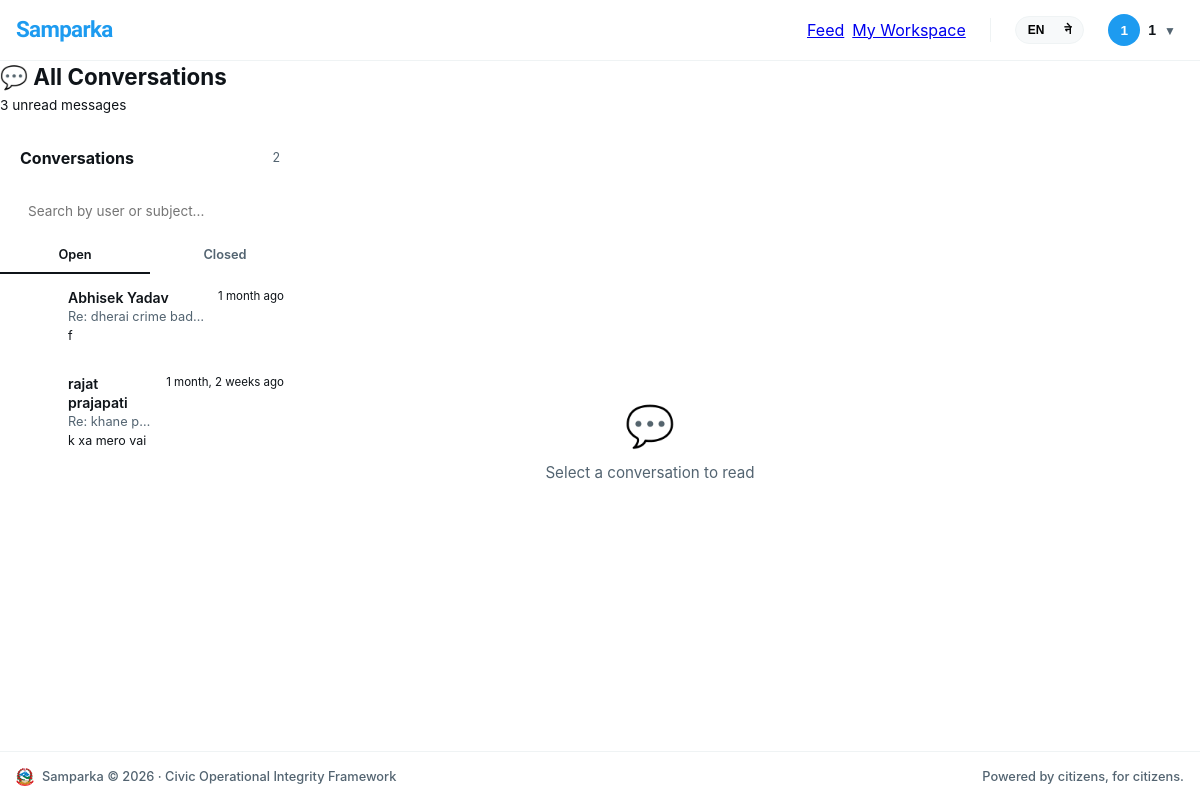
The app's page /messages/ (signed in) with its own data.
### accounts/models.py (models this page shows, shortened)
class User(AbstractUser):
    avatar = models.ImageField(upload_to='avatars/', null=True, blank=True)
    bio = models.TextField(max_length=300, blank=True)
    district = models.CharField(max_length=100, blank=True)
    ward = models.CharField(max_length=100, blank=True)
    phone = models.CharField(max_length=15, blank=True)
    is_verified = models.BooleanField(default=False)
    role = models.CharField(          # ← now inside the class
        max_length=20,
        choices=ROLE_CHOICES,
        default="user"
    )
    @property
    def display_name(self):
        if self.first_name:
            return f"{self.first_name} {self.last_name}".strip()
        return self.username

### messaging/models.py (models this page shows, shortened)
class Conversation(models.Model):
    participant_citizen = models.ForeignKey(
        settings.AUTH_USER_MODEL,
        on_delete=models.CASCADE,
        related_name='citizen_conversations'
    )
    participant_staff = models.ForeignKey(
        settings.AUTH_USER_MODEL,
        on_delete=models.CASCADE,
        related_name='staff_conversations'
    )
    complaint = models.ForeignKey(
        'complaints.Complaint',
        on_delete=models.SET_NULL,
        null=True, blank=True,
        related_name='conversations'
    )
    subject = models.CharField(max_length=200, blank=True)
    is_closed = models.BooleanField(default=False)
    created_at = models.DateTimeField(auto_now_add=True)
    updated_at = models.DateTimeField(auto_now=True)
    class Meta:
        ordering = ['-updated_at']
    def unread_count_for(self, user):
        return self.messages.filter(is_read=False).exclude(sender=user).count()
    def last_message(self):
        return self.messages.order_by('-created_at').first()

class Message(models.Model):
    conversation = models.ForeignKey(
        Conversation,
        on_delete=models.CASCADE,
        related_name='messages'
    )
    sender = models.ForeignKey(
        settings.AUTH_USER_MODEL,
        on_delete=models.CASCADE,
        related_name='sent_messages'
    )
    body = models.TextField(max_length=2000)
    is_read = models.BooleanField(default=False)
    created_at = models.DateTimeField(auto_now_add=True)
    class Meta:
        ordering = ['created_at']

### messaging/views.py (the view)
# urls.py: path('', views.inbox, name='inbox'),
@login_required
def inbox(request):
    user = request.user
    if user.is_staff:
        conversations = Conversation.objects.select_related(
            'participant_citizen', 'participant_staff', 'complaint'
        ).prefetch_related('messages').order_by('-updated_at')
        filter_closed = request.GET.get('closed', '')
        if filter_closed == '1':
            conversations = conversations.filter(is_closed=True)
        elif filter_closed == '0' or not filter_closed:
            conversations = conversations.filter(is_closed=False)
        search = request.GET.get('q', '').strip()
        if search:
            conversations = conversations.filter(
                Q(participant_citizen__username__icontains=search) |
                Q(subject__icontains=search) |
                Q(complaint__title__icontains=search)
            )
    else:
        conversations = Conversation.objects.filter(
            participant_citizen=user
        ).select_related('participant_staff', 'complaint').prefetch_related('messages').order_by('-updated_at')
    conv_list = []
    for conv in conversations:
        conv.unread = conv.unread_count_for(user)
        conv.last_msg = conv.last_message()
        conv_list.append(conv)
    total_unread = sum(c.unread for c in conv_list)
    return render(request, 'messaging/inbox.html', {
        'conversations': conv_list,
        'total_unread': total_unread,
        'is_staff': user.is_staff,
        'filter_closed': request.GET.get('closed', '0'),
        'search': request.GET.get('q', ''),
    })

### accounts/context_processors.py (called while the page is built)
def notifications(request):
    if request.user.is_authenticated:
        return {
            'unread_count': request.user.notifications.filter(is_read=False).count()
        }
    return {'unread_count': 0}

### messaging/templates/messaging/inbox.html (shortened to what this page needs)
{% extends 'base.html' %}
{% load humanize %}
{% block content %}
<div class="container" style="max-width: 1000px;">
  <div style="display: flex; align-items: center; justify-content: space-between; margin-bottom: 1rem;">
    <div>
      <h1 style="font-family: var(--font); font-size: 1.4rem; font-weight: 700;">
        💬 {% if is_staff %}All Conversations{% else %}My Messages{% endif %}
      </h1>
      {% if total_unread > 0 %}
      <p style="font-size: 0.85rem; color: var(--brand); margin-top: 0.2rem;">{{ total_unread }} unread message{{ total_unread|pluralize }}</p>
      {% endif %}
    </div>
  </div>
  <div class="inbox-layout">
    <div class="inbox-sidebar">
      <div class="inbox-sidebar-header">
        <span class="inbox-sidebar-title">Conversations</span>
        <span style="font-size: 0.78rem; color: var(--text-muted);">{{ conversations|length }}</span>
      </div>
      {% if is_staff %}
      <div class="inbox-search">
        <form method="get">
          <input type="text" name="q" value="{{ search }}" placeholder="Search by user or subject..." />
        </form>
      </div>
      <div class="inbox-tabs">
        <a href="?closed=0{% if search %}&q={{ search }}{% endif %}" class="inbox-tab {% if filter_closed != '1' %}active{% endif %}">Open</a>
        <a href="?closed=1{% if search %}&q={{ search }}{% endif %}" class="inbox-tab {% if filter_closed == '1' %}active{% endif %}">Closed</a>
      </div>
      {% endif %}
      <div class="conv-list">
        {% for conv in conversations %}
        <a href="{% url 'messaging:conversation' pk=conv.pk %}" class="conv-item {% if conv.unread > 0 %}unread{% endif %}">
          <div class="conv-avatar" style="{% if conv.is_closed %}background: var(--text-muted);{% endif %}">
          </div>
          <div class="conv-item-body">
            <div class="conv-item-name">
              {% if is_staff %}{{ conv.participant_citizen.display_name }}
              {% else %}{{ conv.participant_staff.display_name }}{% endif %}
              {% if conv.unread > 0 %}<span class="unread-badge">{{ conv.unread }}</span>{% endif %}
            </div>
            <div class="conv-item-subject">{{ conv.subject|default:"No subject" }}</div>
            {% if conv.last_msg %}
            <div class="conv-item-preview">
              {% if conv.last_msg.sender == request.user %}You: {% endif %}{{ conv.last_msg.body }}
            </div>
            {% endif %}
          </div>
          <div class="conv-item-time">{{ conv.updated_at|naturaltime }}</div>
        </a>
        {% endfor %}
      </div>
    </div>
    <div class="inbox-main">
      <div class="inbox-main-icon">💬</div>
      <p style="font-size: 0.95rem;">Select a conversation to read</p>
    </div>
  </div>
</div>
{% endblock %}

### templates/base.html (shortened to what this page needs)
<!DOCTYPE html>
<html lang="{{ LANGUAGE_CODE }}">
<head>
  {% load static %}
  {% load i18n %}
  <link rel="stylesheet" href="https://unpkg.com/leaflet@1.9.4/dist/leaflet.css" />
  <link rel="stylesheet" href="{% static 'css/main.css' %}?v=105" />
  <link rel="stylesheet" href="{% static 'css/footer.css' %}?v=105" />
</head>
<body>
{% get_current_language as CURRENT_LANGUAGE %}
<div class="x-app-wrapper" style="display: flex; flex-direction: column; min-height: 100vh;">
  <header class="x-global-header">
    <div class="x-header-inner">
      <a href="{% url 'complaints:feed' %}" class="x-header-brand" style="text-decoration: none;">
        <span class="x-brand-text" style="font-family: 'Sora', sans-serif; font-weight: 800; font-size: 1.4rem; letter-spacing: -0.03em; color: var(--accent-blue, #1d9bf0);">
          {% if CURRENT_LANGUAGE == 'ne' %}सम्पर्क{% else %}Samparka{% endif %}
        </span>
      </a>
      <div class="x-header-links">
        <nav style="display: flex; align-items: center; gap: 8px;">
          <a href="{% url 'complaints:feed' %}" class="x-nav-item {% if request.resolver_match.app_name == 'complaints' and request.resolver_match.url_name == 'feed' %}active{% endif %}">{% trans "Feed" %}</a>
          {% if user.is_authenticated %}
            <a href="{% url 'complaints:my_complaints' %}" class="x-nav-item {% if request.resolver_match.url_name == 'my_complaints' %}active{% endif %}">{% trans "My Workspace" %}</a>
          {% endif %}
        </nav>
        <div class="x-header-actions-group">
          <form action="{% url 'set_language' %}" method="post" class="lang-switch" id="lang-form-master" style="margin: 0;">
            <div class="x-lang-toggle" style="display: flex; background: var(--bg-subtle, #f7f9fa); padding: 2px; border-radius: 999px; border: 1px solid var(--border-color, #eff3f4);">
              <button type="button" class="btn-lang {% if CURRENT_LANGUAGE == 'en' %}active{% endif %}" style="border: none; background: transparent; padding: 4px 10px; font-size: 0.75rem; font-weight: 700; border-radius: 999px; cursor: pointer;" onclick="switchLanguage(this, 'en')">EN</button>
              <button type="button" class="btn-lang {% if CURRENT_LANGUAGE == 'ne' %}active{% endif %}" style="border: none; background: transparent; padding: 4px 10px; font-size: 0.75rem; font-weight: 700; border-radius: 999px; cursor: pointer;" onclick="switchLanguage(this, 'ne')">ने</button>
            </div>
          </form>
          {% if user.is_authenticated %}
            <div class="nav-user-menu">
              <button class="nav-user-btn" onclick="toggleUserMenu(this, event)" style="background: none; border: none; display: flex; align-items: center; gap: 8px; cursor: pointer; padding: 4px 8px; border-radius: 999px; transition: background 0.2s;" onmouseover="this.style.background='var(--bg-subtle)'" onmouseout="this.style.background='none'">
                {% if user.avatar %}
                  <img src="{{ user.avatar.url }}" alt="{{ user.username }}" style="width: 32px; height: 32px; border-radius: 50%; object-fit: cover; border: 1px solid var(--border-color);" />
                {% else %}
                  <span style="width: 32px; height: 32px; border-radius: 50%; background: var(--accent-blue, #1d9bf0); display: inline-flex; align-items: center; justify-content: center; font-weight: 800; color: #ffffff; font-size: 0.85rem;">{{ user.username|first|upper }}</span>
                {% endif %}
                <span class="nav-username" style="font-weight: 700; font-size: 0.88rem; color: var(--text-main, #0f1419); max-width: 110px; overflow: hidden; text-overflow: ellipsis; white-space: nowrap;">{{ user.display_name }}</span>
                <span style="font-size: 0.75rem; color: var(--text-muted); padding-top: 2px;">▼</span>
              </button>
            </div>
          {% endif %}
        </div>
      </div>
    </div>
  </header>
  <main class="main-content" style="flex: 1 0 auto; display: flex; flex-direction: column;">
    {% block content %}{% endblock %}
  </main>
  <footer class="footer" style="background-color: #ffffff; border-top: 1px solid var(--border-color, #eff3f4); padding: 16px 0; flex-shrink: 0;">
    <div class="container footer-inner" style="max-width: 1250px; margin: 0 auto; padding: 0 16px; display: flex; align-items: center; justify-content: space-between; font-size: 0.8rem; color: var(--text-muted, #536471);">
      <div style="display: flex; align-items: center; gap: 8px;">
        <img src="/media/complaints/images/nepal-emblem.png" alt="{% trans 'Nepal Emblem' %}" width="18" height="18" style="object-fit: contain;">
        <span style="font-weight: 500;">Samparka &copy; 2026 &middot; {% trans "Civic Operational Integrity Framework" %}</span>
      </div>
      <div style="font-weight: 500;">{% trans "Powered by citizens, for citizens." %}</div>
    </div>
  </footer>
</div>
</body>
</html>

### static/css/main.css (style rules this page uses)
:root { --bg-global: #ffffff; --bg-subtle: #f7f9fa; --border-color: #eff3f4; --text-main: #0f1419; --text-muted: #536471; --accent-blue: #1d9bf0; --accent-blue-hover: #1a8cd8; --accent-blue-light: #e8f5fe; --accent-red: #f4212e; --font-stack: -apple-system, BlinkMacSystemFont, "Segoe UI", Roboto, Helvetica, Arial, sans-serif; }
* { margin: 0; padding: 0; box-sizing: border-box; }
body { font-family: var(--font-stack); background-color: var(--bg-global); color: var(--text-main); line-height: 1.4; overflow-y: scroll; }
.main-content, main, .wrapper { max-width: 100%; width: 100%; padding: 0; margin: 0; }
.main-content { position: relative !important; z-index: 1 !important; display: block !important; pointer-events: auto !important; }

### static/css/footer.css (style rules this page uses)
.footer { border-top: 1px solid var(--border-color); background: var(--bg-subtle); padding: 1.25rem 1rem; margin-top: auto; width: 100%; box-sizing: border-box; }
.footer-inner { display: flex; align-items: center; gap: 0.75rem; font-size: 0.85rem; color: var(--text-muted); max-width: 1232px; margin: 0 auto; }

### templates/base.html (style rules this page uses)
.x-global-header { position: sticky !important; top: 0 !important; z-index: 1000 !important; background-color: rgba(255, 255, 255, 0.95); backdrop-filter: blur(8px); border-bottom: 1px solid var(--border-color, #eff3f4); }
.x-header-inner { display: flex; align-items: center; justify-content: space-between; max-width: 1250px; margin: 0 auto; padding: 0 16px; height: 60px; }
.x-header-links { display: flex; align-items: center; gap: 24px; }
.x-header-actions-group { display: flex; align-items: center; gap: 16px; }
.nav-user-menu { position: relative; display: inline-block; }

### messaging/templates/messaging/inbox.html (style rules this page uses)
.inbox-layout { display: grid; grid-template-columns: 300px 1fr; gap: 0; min-height: 620px; background: var(--surface); border: 1px solid var(--border); border-radius: var(--radius-lg); overflow: hidden; }
.inbox-sidebar { border-right: 1px solid var(--border); display: flex; flex-direction: column; }
.inbox-sidebar-header { padding: 1rem 1.25rem; border-bottom: 1px solid var(--border); display: flex; align-items: center; justify-content: space-between; }
.inbox-sidebar-title { font-family: var(--font); font-weight: 700; font-size: 1rem; }
.inbox-search { padding: 0.75rem 1rem; border-bottom: 1px solid var(--border); }
.inbox-search input { width: 100%; padding: 0.4rem 0.75rem; border: 1px solid var(--border-strong); border-radius: var(--radius); font-size: 0.85rem; background: var(--bg); color: var(--text); font-family: var(--font-body); }
.inbox-tabs { display: flex; border-bottom: 1px solid var(--border); }
.inbox-tab { flex: 1; padding: 0.5rem; text-align: center; font-size: 0.8rem; font-weight: 600; color: var(--text-muted); cursor: pointer; border-bottom: 2px solid transparent; text-decoration: none; transition: all 0.15s; }
.inbox-tab.active { color: var(--brand); border-bottom-color: var(--brand); }
.conv-list { flex: 1; overflow-y: auto; }
.conv-item { display: flex; gap: 0.75rem; padding: 0.9rem 1rem; border-bottom: 1px solid var(--border); cursor: pointer; transition: background 0.1s; text-decoration: none; color: inherit; position: relative; }
.conv-item.unread { background: var(--surface-2); }
.conv-avatar { width: 40px; height: 40px; border-radius: 50%; background: var(--brand); color: white; display: flex; align-items: center; justify-content: center; font-weight: 700; font-size: 0.9rem; flex-shrink: 0; }
.conv-item-body { flex: 1; min-width: 0; }
.conv-item-name { font-weight: 600; font-size: 0.88rem; color: var(--text); display: flex; align-items: center; gap: 0.4rem; }
.conv-item-subject { font-size: 0.8rem; color: var(--text-muted); white-space: nowrap; overflow: hidden; text-overflow: ellipsis; }
.conv-item-preview { font-size: 0.78rem; color: var(--text-light); white-space: nowrap; overflow: hidden; text-overflow: ellipsis; margin-top: 0.1rem; }
.conv-item-time { font-size: 0.72rem; color: var(--text-light); white-space: nowrap; }
.unread-badge { background: var(--brand); color: white; border-radius: 999px; font-size: 0.68rem; font-weight: 700; padding: 0.1rem 0.45rem; min-width: 18px; text-align: center; }
.inbox-main { display: flex; align-items: center; justify-content: center; color: var(--text-muted); flex-direction: column; gap: 0.5rem; }
.inbox-main-icon { font-size: 2.5rem; }

### records on screen
User: username|first "1", display_name "1"
Conversation: participant_citizen.display_name "Abhisek Yadav", subject "Re: dherai crime bad…", last_msg.body "f", updated_at "1 month ago"
Conversation: participant_citizen.display_name "rajat prajapati", subject "Re: khane p…", last_msg.body "k xa mero vai", updated_at "1 month, 2 weeks ago"

### other values on screen
{{ total_unread }} "3"
{{ conversations|length }} "2"
